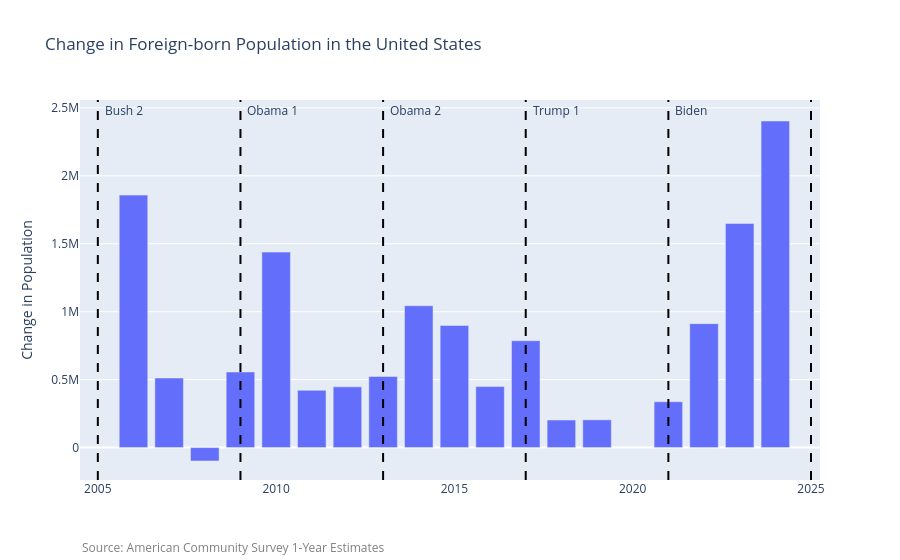

The code cell stored with this chart in its notebook:
### Code cell
plot_nativity_change(df, column="Foreign-born")

### Figure 1 — Plotly figure (JSON) as saved in the notebook; plotly's stock layout.template omitted (floating-point values rounded to 4 significant figures)
{"data": [{"hovertemplate": "=%{x}<br>Change in Population=%{y}<extra></extra>", "legendgroup": "", "marker": {"color": "#636efa", "pattern": {"shape": ""}}, "name": "", "orientation": "v", "showlegend": false, "textposition": "auto", "type": "bar", "x": [2005, 2006, 2007, 2008, 2009, 2010, 2011, 2012, 2013, 2014, 2015, 2016, 2017, 2018, 2019, 2021, 2022, 2023, 2024], "xaxis": "x", "y": [NaN, 1858000.0, 511900.0, -98760.0, 556300.0, 1439000.0, 422000.0, 446800.0, 523400.0, 1044000.0, 898600.0, 449000.0, 786500.0, 202900.0, 204200.0, 337200.0, 912100.0, 1649000.0, 2403000.0], "yaxis": "y"}], "layout": {"annotations": [{"showarrow": false, "text": "Bush 2", "x": 2005, "xanchor": "left", "xshift": 5, "y": 2403447, "yanchor": "bottom"}, {"showarrow": false, "text": "Obama 1", "x": 2009, "xanchor": "left", "xshift": 5, "y": 2403447, "yanchor": "bottom"}, {"showarrow": false, "text": "Obama 2", "x": 2013, "xanchor": "left", "xshift": 5, "y": 2403447, "yanchor": "bottom"}, {"showarrow": false, "text": "Trump 1", "x": 2017, "xanchor": "left", "xshift": 5, "y": 2403447, "yanchor": "bottom"}, {"showarrow": false, "text": "Biden", "x": 2021, "xanchor": "left", "xshift": 5, "y": 2403447, "yanchor": "bottom"}, {"showarrow": false, "text": "", "x": 2025, "xanchor": "left", "xshift": 5, "y": 2403447, "yanchor": "bottom"}, {"font": {"color": "gray", "size": 12}, "showarrow": false, "text": "Source: American Community Survey 1-Year Estimates", "x": 0, "xanchor": "left", "xref": "paper", "y": -0.15, "yanchor": "top", "yref": "paper"}], "barmode": "relative", "legend": {"tracegroupgap": 0}, "shapes": [{"line": {"color": "black", "dash": "dash"}, "type": "line", "x0": 2005, "x1": 2005, "xref": "x", "y0": 0, "y1": 1, "yref": "y domain"}, {"line": {"color": "black", "dash": "dash"}, "type": "line", "x0": 2009, "x1": 2009, "xref": "x", "y0": 0, "y1": 1, "yref": "y domain"}, {"line": {"color": "black", "dash": "dash"}, "type": "line", "x0": 2013, "x1": 2013, "xref": "x", "y0": 0, "y1": 1, "yref": "y domain"}, {"line": {"color": "black", "dash": "dash"}, "type": "line", "x0": 2017, "x1": 2017, "xref": "x", "y0": 0, "y1": 1, "yref": "y domain"}, {"line": {"color": "black", "dash": "dash"}, "type": "line", "x0": 2021, "x1": 2021, "xref": "x", "y0": 0, "y1": 1, "yref": "y domain"}, {"line": {"color": "black", "dash": "dash"}, "type": "line", "x0": 2025, "x1": 2025, "xref": "x", "y0": 0, "y1": 1, "yref": "y domain"}], "title": {"text": "Change in Foreign-born Population in the United States"}, "xaxis": {"anchor": "y", "domain": [0, 1], "title": {"text": ""}}, "yaxis": {"anchor": "x", "domain": [0, 1], "title": {"text": "Change in Population"}}}}
